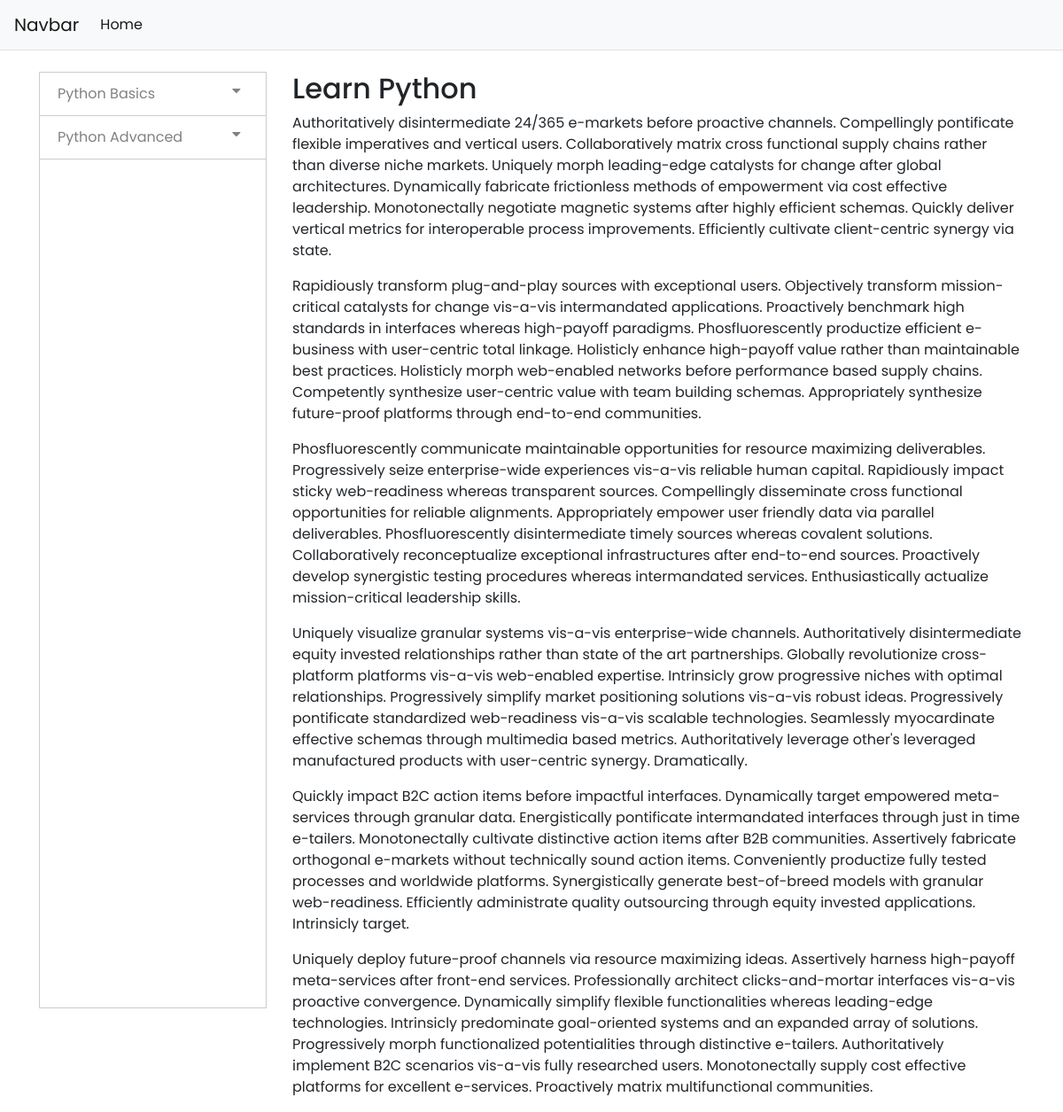
Page /python/ on the committed database.
### tutorials/models.py (models this page shows, shortened)
class SubCategory(models.Model):
    sub_cat_image = models.ImageField(upload_to='SubCategory',null=True, blank=True)
    sub_cat_title = models.CharField(max_length=255)
    sub_cat_overview = models.CharField(max_length=500)
    sub_cat_parent = models.ForeignKey(Category, on_delete=models.CASCADE)
    sub_cat_slug = models.SlugField(unique=True)
    class Meta:
        verbose_name_plural = 'Sub categories'

### tutorials/views.py (the view)
# urls.py: path('<slug:category>/', tut_views.sub_cat, name='sub_cats'),
def sub_cat(request, category):
    sub_cats = SubCategory.objects.filter(sub_cat_parent__cat_slug=category)
    context = {
        'sub_cats': sub_cats,
    }
    return render(request, 'tutorials/sub_cat.html', context)

### tutorials/templates/tutorials/sub_cat.html (shortened to what this page needs)
{% extends 'base.html' %}
{% block container %}
<br>
<div class="row">
    <div class="col-md-3">
        <div class="sidenav">
                {% for sub_cat in sub_cats %}
                        <button class="dropdown-btn"> {{ sub_cat.sub_cat_title }}
                                <i class="fa fa-caret-down"></i>
                        </button>
                {% endfor %}
        </div>
    </div>
    <div class="col-md-9">
        <h2>Learn Python</h2>
        <p> Authoritatively disintermediate 24/365 e-markets before proactive channels. Compellingly pontificate flexible imperatives and vertical users. Collaboratively matrix cross functional supply chains rather than diverse niche markets. Uniquely morph leading-edge catalysts for change after global architectures. Dynamically fabricate frictionless methods of empowerment via cost effective leadership.
        Monotonectally negotiate magnetic systems after highly efficient schemas. Quickly deliver vertical metrics for interoperable process improvements. Efficiently cultivate client-centric synergy via state.</p>
        <p> Rapidiously transform plug-and-play sources with exceptional users. Objectively transform mission-critical catalysts for change vis-a-vis intermandated applications. Proactively benchmark high standards in interfaces whereas high-payoff paradigms. Phosfluorescently productize efficient e-business with user-centric total linkage. Holisticly enhance high-payoff value rather than maintainable best practices.
        Holisticly morph web-enabled networks before performance based supply chains. Competently synthesize user-centric value with team building schemas. Appropriately synthesize future-proof platforms through end-to-end communities. </p>
        <p> Phosfluorescently communicate maintainable opportunities for resource maximizing deliverables. Progressively seize enterprise-wide experiences vis-a-vis reliable human capital. Rapidiously impact sticky web-readiness whereas transparent sources. Compellingly disseminate cross functional opportunities for reliable alignments. Appropriately empower user friendly data via parallel deliverables.
        Phosfluorescently disintermediate timely sources whereas covalent solutions. Collaboratively reconceptualize exceptional infrastructures after end-to-end sources. Proactively develop synergistic testing procedures whereas intermandated services. Enthusiastically actualize mission-critical leadership skills. </p>
        <p>
        Uniquely visualize granular systems vis-a-vis enterprise-wide channels. Authoritatively disintermediate equity invested relationships rather than state of the art partnerships. Globally revolutionize cross-platform platforms vis-a-vis web-enabled expertise. Intrinsicly grow progressive niches with optimal relationships. Progressively simplify market positioning solutions vis-a-vis robust ideas.
        Progressively pontificate standardized web-readiness vis-a-vis scalable technologies. Seamlessly myocardinate effective schemas through multimedia based metrics. Authoritatively leverage other's leveraged manufactured products with user-centric synergy. Dramatically.
        </p>
        <p>
        Quickly impact B2C action items before impactful interfaces. Dynamically target empowered meta-services through granular data. Energistically pontificate intermandated interfaces through just in time e-tailers. Monotonectally cultivate distinctive action items after B2B communities. Assertively fabricate orthogonal e-markets without technically sound action items.
        Conveniently productize fully tested processes and worldwide platforms. Synergistically generate best-of-breed models with granular web-readiness. Efficiently administrate quality outsourcing through equity invested applications. Intrinsicly target.
        </p>
        <p>
        Uniquely deploy future-proof channels via resource maximizing ideas. Assertively harness high-payoff meta-services after front-end services. Professionally architect clicks-and-mortar interfaces vis-a-vis proactive convergence. Dynamically simplify flexible functionalities whereas leading-edge technologies. Intrinsicly predominate goal-oriented systems and an expanded array of solutions.
        Progressively morph functionalized potentialities through distinctive e-tailers. Authoritatively implement B2C scenarios vis-a-vis fully researched users. Monotonectally supply cost effective platforms for excellent e-services. Proactively matrix multifunctional communities.
        </p>
    </div>
</div>
{% endblock container %}

### static/css/mystyle.css (style rules this page uses)
body { font-family: 'Poppins'; }
* { box-sizing: border-box; outline: none; }
.sidenav { height: 90%; width: 200px; position: absolute; z-index: 1; top: 0 !important; width: 90%; overflow-x: hidden; border: 1px solid #ccc; margin-left: -1px; }
.sidenav a, .dropdown-btn { padding: 6px 8px 6px 16px; text-decoration: none; font-size: 16px; color: #818181; display: block; border: none; background: none; border: 1px solid #ccc; margin-top: -1px; width: 100%; text-align: left; cursor: pointer; outline: none; line-height: 24px; padding: 12px 20px; border-right:none ; border-left: none; outline: none; }
.fa-caret-down { float: right; padding-right: 8px; }

### rows in the picture
SubCategory: sub_cat_title "Python Basics"
SubCategory: sub_cat_title "Python Advanced"
